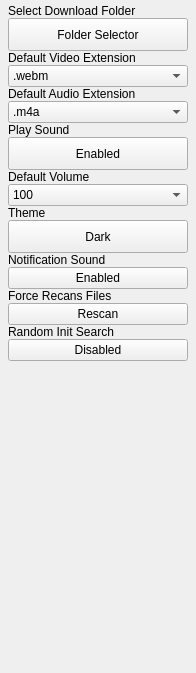
                <widget class="QWidget" name="settingScrollAreaContent">
                 <property name="geometry">
                  <rect>
                   <x>0</x>
                   <y>-121</y>
                   <width>196</width>
                   <height>673</height>
                  </rect>
                 </property>
                 <layout class="QVBoxLayout" name="verticalLayout_settingScrollAreaContent">
                  <property name="spacing">
                   <number>0</number>
                  </property>
                  <property name="leftMargin">
                   <number>8</number>
                  </property>
                  <property name="topMargin">
                   <number>4</number>
                  </property>
                  <property name="rightMargin">
                   <number>8</number>
                  </property>
                  <property name="bottomMargin">
                   <number>0</number>
                  </property>
                  <item>
                   <widget class="QWidget" name="settingScrollAreaWidget" native="true">
                    <layout class="QVBoxLayout" name="verticalLayout_settingScrollAreaWidget">
                     <property name="spacing">
                      <number>0</number>
                     </property>
                     <property name="leftMargin">
                      <number>0</number>
                     </property>
                     <property name="topMargin">
                      <number>0</number>
                     </property>
                     <property name="rightMargin">
                      <number>0</number>
                     </property>
                     <property name="bottomMargin">
                      <number>0</number>
                     </property>
                     <item>
                      <widget class="QWidget" name="settingPageBtnsWidget" native="true">
                       <property name="styleSheet">
                        <string notr="true"/>
                       </property>
                       <layout class="QVBoxLayout" name="verticalLayout_settingPageBtnsWidget">
                        <property name="spacing">
                         <number>0</number>
                        </property>
                        <property name="leftMargin">
                         <number>0</number>
                        </property>
                        <property name="topMargin">
                         <number>0</number>
                        </property>
                        <property name="rightMargin">
                         <number>0</number>
                        </property>
                        <property name="bottomMargin">
                         <number>0</number>
                        </property>
                        <item>
                         <widget class="QLabel" name="settingDefaultFolderLabel">
                          <property name="text">
                           <string>Select Download Folder</string>
                          </property>
                         </widget>
                        </item>
                        <item>
                         <widget class="QPushButton" name="folderSelectBtn">
                          <property name="sizePolicy">
                           <sizepolicy hsizetype="Preferred" vsizetype="Fixed">
                            <horstretch>0</horstretch>
                            <verstretch>0</verstretch>
                           </sizepolicy>
                          </property>
                          <property name="minimumSize">
                           <size>
                            <width>0</width>
                            <height>33</height>
                           </size>
                          </property>
                          <property name="toolTip">
                           <string>Selects Download Folder</string>
                          </property>
                          <property name="text">
                           <string>Folder Selector</string>
                          </property>
                          <property name="icon">
                           <iconset resource="res.qrc">
                            <normaloff>:/icons/icons/folder.svg</normaloff>:/icons/icons/folder.svg</iconset>
                          </property>
                          <property name="iconSize">
                           <size>
                            <width>14</width>
                            <height>14</height>
                           </size>
                          </property>
                         </widget>
                        </item>
                        <item>
                         <widget class="QLabel" name="settingVideoExtensionLabel">
                          <property name="text">
                           <string>Default Video Extension</string>
                          </property>
                         </widget>
                        </item>
                        <item>
                         <widget class="QComboBox" name="videoExtensionComboBox">
                          <property name="toolTip">
                           <string>Selects Default Video Downloading Extension</string>
                          </property>
                          <item>
                           <property name="text">
                            <string>.webm</string>
                           </property>
                          </item>
                          <item>
                           <property name="text">
                            <string>.mp4</string>
                           </property>
                          </item>
                          <item>
                           <property name="text">
                            <string>.mkv</string>
                           </property>
                          </item>
                          <item>
                           <property name="text">
                            <string>.avi</string>
                           </property>
                          </item>
                          <item>
                           <property name="text">
                            <string>.mov</string>
                           </property>
                          </item>
                          <item>
                           <property name="text">
                            <string>.wmv</string>
                           </property>
                          </item>
                         </widget>
                        </item>
                        <item>
                         <widget class="QLabel" name="settingAudioExtensionLabel">
                          <property name="text">
                           <string>Default Audio Extension</string>
                          </property>
                         </widget>
                        </item>
                        <item>
                         <widget class="QComboBox" name="audioExtensionComboBox">
                          <property name="sizePolicy">
                           <sizepolicy hsizetype="Minimum" vsizetype="Fixed">
                            <horstretch>0</horstretch>
                            <verstretch>0</verstretch>
                           </sizepolicy>
                          </property>
                          <property name="toolTip">
                           <string>Selects Default Audio Downloading Extension</string>
                          </property>
                          <item>
                           <property name="text">
                            <string>.m4a</string>
                           </property>
                          </item>
                          <item>
                           <property name="text">
                            <string>.wav</string>
                           </property>
                          </item>
                          <item>
                           <property name="text">
                            <string>.mp3</string>
                           </property>
                          </item>
                          <item>
                           <property name="text">
                            <string>.aac</string>
                           </property>
                          </item>
                          <item>
                           <property name="text">
                            <string>.pcm</string>
                           </property>
                          </item>
                         </widget>
                        </item>
                        <item>
                         <widget class="QLabel" name="settingPlaySoundLabel">
                          <property name="text">
                           <string>Play Sound</string>
                          </property>
                         </widget>
                        </item>
                        <item>
                         <widget class="QPushButton" name="playSoundBtn">
                          <property name="minimumSize">
                           <size>
                            <width>0</width>
                            <height>33</height>
                           </size>
                          </property>
                          <property name="toolTip">
                           <string>Enables Sound From The Application</string>
                          </property>
                          <property name="text">
                           <string>Enabled</string>
                          </property>
                          <property name="icon">
                           <iconset resource="res.qrc">
                            <normaloff>:/icons/icons/volume-2.svg</normaloff>:/icons/icons/volume-2.svg</iconset>
                          </property>
                          <property name="iconSize">
                           <size>
                            <width>14</width>
                            <height>14</height>
                           </size>
                          </property>
                         </widget>
                        </item>
                        <item>
                         <widget class="QLabel" name="settingVolumeLabel">
                          <property name="text">
                           <string>Default Volume</string>
                          </property>
                         </widget>
                        </item>
                        <item>
                         <widget class="QComboBox" name="defaultVolumeComboBox">
                          <property name="toolTip">
                           <string>Choose Default Volume For The Application's Media Player</string>
                          </property>
                          <item>
                           <property name="text">
                            <string>100</string>
                           </property>
                          </item>
                          <item>
                           <property name="text">
                            <string>80</string>
                           </property>
                          </item>
                          <item>
                           <property name="text">
                            <string>60</string>
                           </property>
                          </item>
                          <item>
                           <property name="text">
                            <string>40</string>
                           </property>
                          </item>
                          <item>
                           <property name="text">
                            <string>20</string>
                           </property>
                          </item>
                         </widget>
                        </item>
                        <item>
                         <widget class="QLabel" name="settingThemeLabel">
                          <property name="text">
                           <string>Theme</string>
                          </property>
                         </widget>
                        </item>
                        <item>
                         <widget class="QPushButton" name="darkModeBtn">
                          <property name="minimumSize">
                           <size>
                            <width>0</width>
                            <height>33</height>
                           </size>
                          </property>
                          <property name="toolTip">
                           <string>Toggles Different Themes</string>
                          </property>
                          <property name="text">
                           <string>Dark</string>
                          </property>
                          <property name="icon">
                           <iconset resource="res.qrc">
                            <normaloff>:/icons/icons/moon.svg</normaloff>:/icons/icons/moon.svg</iconset>
                          </property>
                          <property name="iconSize">
                           <size>
                            <width>14</width>
                            <height>14</height>
                           </size>
                          </property>
                         </widget>
                        </item>
                        <item>
                         <widget class="QLabel" name="notificationSoundLabel">
                          <property name="text">
                           <string>Notification Sound</string>
                          </property>
                         </widget>
                        </item>
                        <item>
                         <widget class="QPushButton" name="appSoundBtn">
                          <property name="text">
                           <string>Enabled</string>
                          </property>
                         </widget>
                        </item>
                        <item>
                         <widget class="QLabel" name="forceRescanLabel">
                          <property name="text">
                           <string>Force Recans Files</string>
                          </property>
                         </widget>
                        </item>
                        <item>
                         <widget class="QPushButton" name="forceRescanBtn">
                          <property name="text">
                           <string>Rescan</string>
                          </property>
                         </widget>
                        </item>
                        <item>
                         <widget class="QLabel" name="label">
                          <property name="text">
                           <string>Random Init Search</string>
                          </property>
                         </widget>
                        </item>
                        <item>
                         <widget class="QPushButton" name="pushButton_2">
                          <property name="text">
                           <string>Disabled</string>
                          </property>
                         </widget>
                        </item>
                        <item>
                         <spacer name="verticalSpacer_7">
                          <property name="orientation">
                           <enum>Qt::Vertical</enum>
                          </property>
                          <property name="sizeHint" stdset="0">
                           <size>
                            <width>20</width>
                            <height>40</height>
                           </size>
                          </property>
                         </spacer>
                        </item>
                       </layout>
                      </widget>
                     </item>
                    </layout>
                   </widget>
                  </item>
                 </layout>
                </widget>
